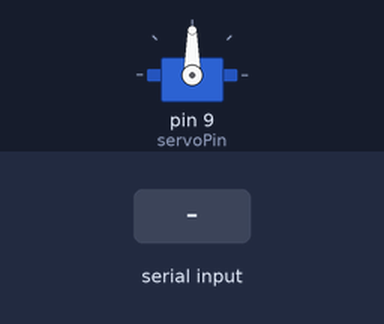
Simulated run of this sketch. Board: Arduino Uno, built with avr-gcc and run on an emulated ATmega328P. Shown: servo. The inputs (shaded band) are chosen by the test bench.

Above: at 1.2 s.
1.3 s: "30,150\n" received over Serial
At 2.2 s:
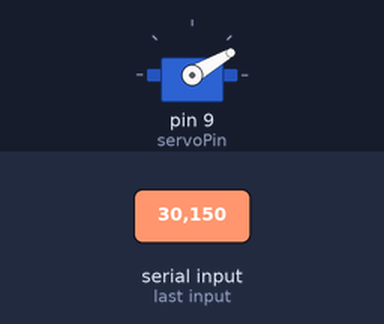
2.8 s: "5\n" received over Serial
At 3.1 s:
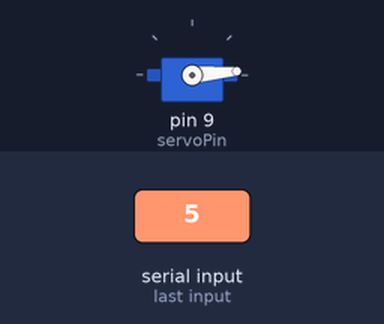
4.3 s: "90,45\n" received over Serial
At 5.6 s:
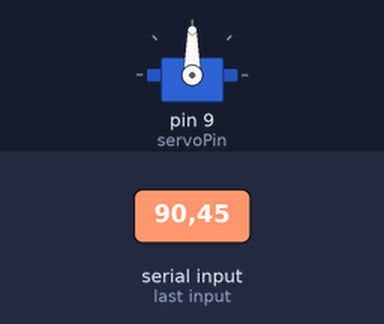
Timing chart, 0 to 7.3 s (numbered marks = the images above; inputs shaded):
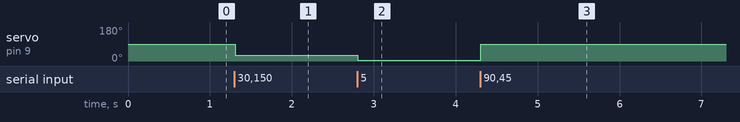

The sketch:

serial_servomotor.ino
```cpp
#include <Servo.h>

Servo myservo;
int servoPin = 9;

// string to hold incoming data
String inputString = "";
// whether the string is complete
boolean string_complete = false;

void setup() {
  Serial.begin(9600); // initialize serial communication
  myservo.attach(servoPin); // attaches the servo
  inputString.reserve(10); // reserve space for the string
}

void loop() {
  if (string_complete) {
    int angle = inputString.toInt(); // convert string to integer

    // validate the angle (0-180)
    if (angle >= 0 && angle <= 180) {
      myservo.write(angle);
    }

    // Reset variables
    inputString = "";
    string_complete = false;
  }
}

// SerialEvent occurs whenever new data comes in
void serialEvent() {
  while (Serial.available()) {
    char input_char = (char)Serial.read(); // get the new byte
    if (input_char == '\n') {
      string_complete = true;
    } else {
      // add it to the inputString if it's not a newline
      inputString += input_char;
    }
  }
}
```

Measured:
- after the input at 1.3 s, servo on pin 9 (servoPin): 90° → 30° at once
- after the input at 2.8 s, servo on pin 9 (servoPin): 30° → 5° at once
- after the input at 4.3 s, servo on pin 9 (servoPin): 5° → 90° at once
